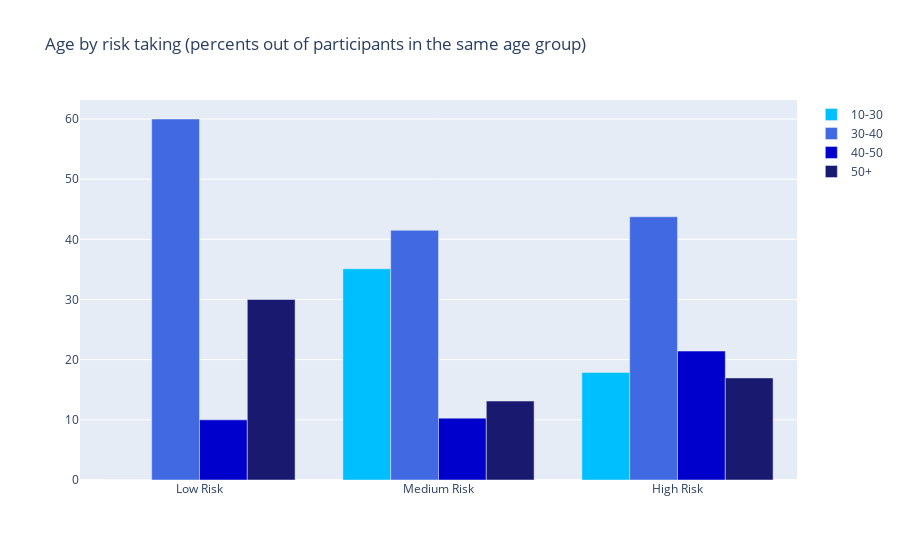

The notebook cell saved with this chart:
### Markdown cell above
#### Risk taking by age (percentages out of participants in the same age group)

### Code cell
age_risk_df = prepped_df[['sex', 'age_group', 'risk']].groupby(['risk', 'age_group']).count().reset_index()
age_perc = [10, 100 / 282, 100 / 112]
list20 = [0 * age_perc[0], age_risk_df.at[3, 'sex'] * age_perc[1], age_risk_df.at[7, 'sex'] * age_perc[2]]
list30 = [age_risk_df.at[0, 'sex'] * age_perc[0], age_risk_df.at[4, 'sex'] * age_perc[1],
          age_risk_df.at[8, 'sex'] * age_perc[2]]
list40 = [age_risk_df.at[1, 'sex'] * age_perc[0], age_risk_df.at[5, 'sex'] * age_perc[1],
          age_risk_df.at[9, 'sex'] * age_perc[2]]
list50 = [age_risk_df.at[2, 'sex'] * age_perc[0], age_risk_df.at[6, 'sex'] * age_perc[1],
          age_risk_df.at[10, 'sex'] * age_perc[2]]
fig = go.Figure(data=[
    go.Bar(name='10-30', x=['Low Risk', 'Medium Risk', 'High Risk'], y=list20,marker_color=age_colors[0]),
    go.Bar(name='30-40', x=['Low Risk', 'Medium Risk', 'High Risk'], y=list30,marker_color=age_colors[1]),
    go.Bar(name='40-50', x=['Low Risk', 'Medium Risk', 'High Risk'], y=list40,marker_color=age_colors[2]),
    go.Bar(name='50+', x=['Low Risk', 'Medium Risk', 'High Risk'], y=list50,marker_color=age_colors[3])])
fig.update_layout(barmode='group')
fig.update_layout(title="Age by risk taking (percents out of participants in the same age group)")
fig.show()

### Figure 1 — Plotly figure (JSON) as saved in the notebook; plotly's stock layout.template omitted (floating-point values rounded to 4 significant figures)
{"data": [{"marker": {"color": "deepskyblue"}, "name": "10-30", "x": ["Low Risk", "Medium Risk", "High Risk"], "y": [0, 35.11, 17.86], "type": "bar"}, {"marker": {"color": "royalblue"}, "name": "30-40", "x": ["Low Risk", "Medium Risk", "High Risk"], "y": [60, 41.49, 43.75], "type": "bar"}, {"marker": {"color": "mediumblue"}, "name": "40-50", "x": ["Low Risk", "Medium Risk", "High Risk"], "y": [10, 10.28, 21.43], "type": "bar"}, {"marker": {"color": "midnightblue"}, "name": "50+", "x": ["Low Risk", "Medium Risk", "High Risk"], "y": [30, 13.12, 16.96], "type": "bar"}], "layout": {"barmode": "group", "title": {"text": "Age by risk taking (percents out of participants in the same age group)"}}}
